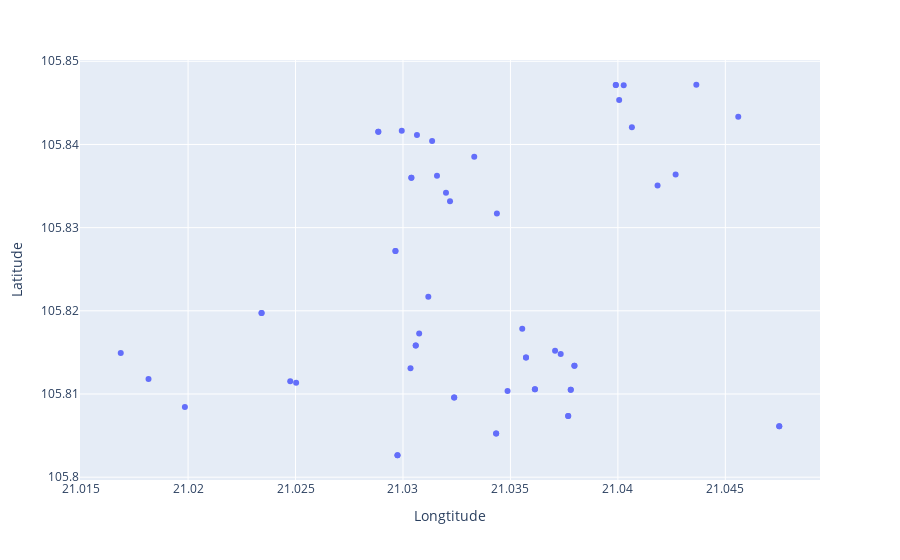

The cell this chart's notebook holds for it:
### Code cell
#Plot for Traffic level 3
before_fig3 = px.scatter(TF_3,y = "Latitude", x = "Longtitude",)
before_fig3

### Figure 1 — Plotly figure (JSON) as saved in the notebook; plotly's stock layout.template omitted (floating-point values rounded to 4 significant figures)
{"data": [{"hovertemplate": "Longtitude=%{x}<br>Latitude=%{y}<extra></extra>", "legendgroup": "", "marker": {"color": "#636efa", "symbol": "circle"}, "mode": "markers", "name": "", "orientation": "v", "showlegend": false, "type": "scatter", "x": [21.04, 21.03, 21.03, 21.05, 21.03, 21.03, 21.03, 21.04, 21.05, 21.03, 21.03, 21.03, 21.02, 21.03, 21.02, 21.03, 21.03, 21.03, 21.03, 21.04, 21.04, 21.04, 21.03, 21.04, 21.04, 21.04, 21.04, 21.03, 21.02, 21.03, 21.04, 21.04, 21.04, 21.04, 21.04, 21.05, 21.04, 21.04, 21.03, 21.02, 21.02, 21.02, 21.03, 21.03, 21.03, 21.03, 21.04, 21.04, 21.03, 21.03, 21.04, 21.03, 21.04, 21.04, 21.03, 21.03, 21.03], "xaxis": "x", "y": [105.8, 105.8, 105.8, 105.8, 105.8, 105.8, 105.8, 105.8, 105.8, 105.8, 105.8, 105.8, 105.8, 105.8, 105.8, 105.8, 105.8, 105.8, 105.8, 105.8, 105.8, 105.8, 105.8, 105.8, 105.8, 105.8, 105.8, 105.8, 105.8, 105.8, 105.8, 105.8, 105.8, 105.8, 105.8, 105.8, 105.8, 105.8, 105.8, 105.8, 105.8, 105.8, 105.8, 105.8, 105.8, 105.8, 105.8, 105.8, 105.8, 105.8, 105.8, 105.8, 105.8, 105.8, 105.8, 105.8, 105.8], "yaxis": "y"}], "layout": {"legend": {"tracegroupgap": 0}, "margin": {"t": 60}, "xaxis": {"anchor": "y", "domain": [0, 1], "title": {"text": "Longtitude"}}, "yaxis": {"anchor": "x", "domain": [0, 1], "title": {"text": "Latitude"}}}}
